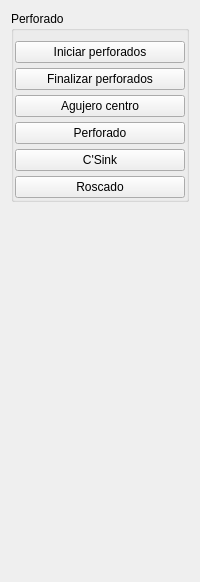
       <widget class="QWidget" name="tabWidget_functions_drilling">
        <attribute name="title">
         <string/>
        </attribute>
        <attribute name="toolTip">
         <string>Perforado</string>
        </attribute>
        <layout class="QVBoxLayout" name="verticalLayout_4">
         <item>
          <widget class="QGroupBox" name="groupBox_drilling">
           <property name="title">
            <string>Perforado</string>
           </property>
           <layout class="QGridLayout" name="gridLayout_8">
            <property name="leftMargin">
             <number>1</number>
            </property>
            <property name="topMargin">
             <number>10</number>
            </property>
            <property name="rightMargin">
             <number>1</number>
            </property>
            <property name="bottomMargin">
             <number>1</number>
            </property>
            <property name="horizontalSpacing">
             <number>3</number>
            </property>
            <property name="verticalSpacing">
             <number>5</number>
            </property>
            <item row="2" column="0">
             <widget class="QPushButton" name="btn_center">
              <property name="toolTip">
               <string>Realizar un perforado de agujero de centro</string>
              </property>
              <property name="statusTip">
               <string>Realizar un perforado de agujero de centro</string>
              </property>
              <property name="text">
               <string>Agujero centro</string>
              </property>
             </widget>
            </item>
            <item row="1" column="0">
             <widget class="QPushButton" name="btn_drill_end">
              <property name="toolTip">
               <string>Agrega los comandos de finalización para perforados</string>
              </property>
              <property name="statusTip">
               <string>Agrega los comandos de finalización para perforados</string>
              </property>
              <property name="text">
               <string>Finalizar perforados</string>
              </property>
             </widget>
            </item>
            <item row="0" column="0">
             <widget class="QPushButton" name="btn_drill_ini">
              <property name="toolTip">
               <string>Agrega los comandos de preparación para perforados</string>
              </property>
              <property name="statusTip">
               <string>Agrega los comandos de preparación para perforados</string>
              </property>
              <property name="text">
               <string>Iniciar perforados</string>
              </property>
             </widget>
            </item>
            <item row="4" column="0">
             <widget class="QPushButton" name="btn_csink">
              <property name="toolTip">
               <string>Realizar un perforado de bisel (Counter sink)</string>
              </property>
              <property name="statusTip">
               <string>Realizar un perforado de bisel (Counter sink)</string>
              </property>
              <property name="text">
               <string>C'Sink</string>
              </property>
             </widget>
            </item>
            <item row="3" column="0">
             <widget class="QPushButton" name="btn_drill">
              <property name="toolTip">
               <string>Realizar un perforado de agujero en corte escalonado</string>
              </property>
              <property name="statusTip">
               <string>Realizar un perforado de agujero en corte escalonado</string>
              </property>
              <property name="text">
               <string>Perforado</string>
              </property>
             </widget>
            </item>
            <item row="5" column="0">
             <widget class="QPushButton" name="btn_tapping">
              <property name="toolTip">
               <string>Realiza un roscado con macho rígido</string>
              </property>
              <property name="statusTip">
               <string>Realiza un roscado con macho rígido</string>
              </property>
              <property name="text">
               <string>Roscado</string>
              </property>
             </widget>
            </item>
           </layout>
          </widget>
         </item>
         <item>
          <spacer name="verticalSpacer_2">
           <property name="orientation">
            <enum>Qt::Orientation::Vertical</enum>
           </property>
           <property name="sizeHint" stdset="0">
            <size>
             <width>20</width>
             <height>369</height>
            </size>
           </property>
          </spacer>
         </item>
        </layout>
       </widget>
